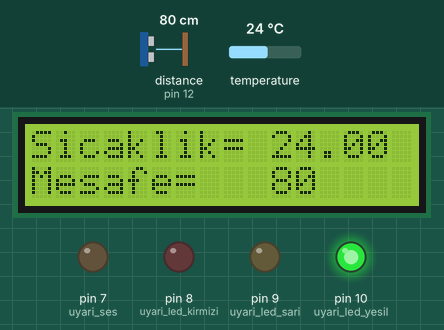
Simulated run of this sketch. Board: Arduino Uno, built with avr-gcc and run on an emulated ATmega328P. Parts: 16×2 character LCD, output pins drawn as LEDs (lit = HIGH). Wiring (inferred from the names in the program): ultrasonic range finder: trigger pin 11; echo pin 12. Dashed ring = blinking. Inputs (shaded band) come from the test bench; at power-on: distance to the obstacle (sensor on pin 12) 80 cm, temperature 24 °C. The echo pulse lasts 58.3 µs per cm; pins used as bus, display or sensor lines are not drawn; what the sketch prints to the serial monitor is not drawn.

Above: at 1.2 s.
1.3 s: distance to the obstacle (sensor on pin 12) set to 33 cm
At 2.2 s:
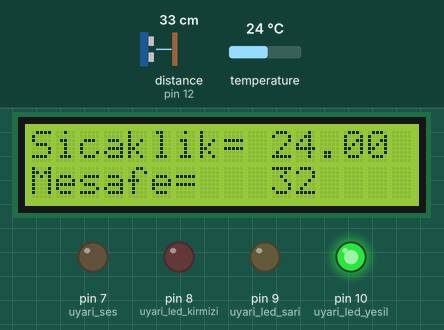
3.2 s: distance to the obstacle (sensor on pin 12) set to 27 cm
At 4.8 s:
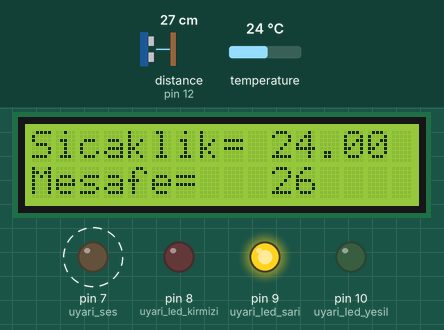
5.6 s: distance to the obstacle (sensor on pin 12) set to 23 cm
At 6.5 s:
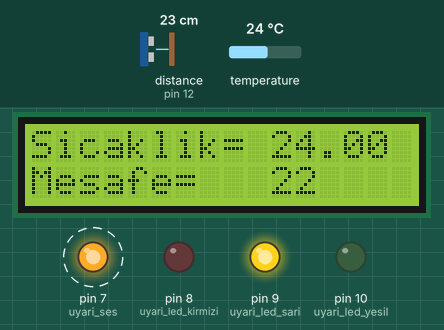
7.4 s: distance to the obstacle (sensor on pin 12) set to 18 cm
At 8.5 s:
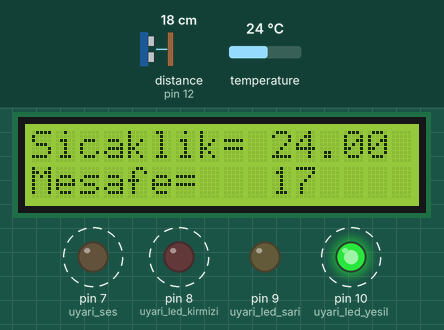
10.1 s: temperature set to 23.3 °C
At 12.2 s:
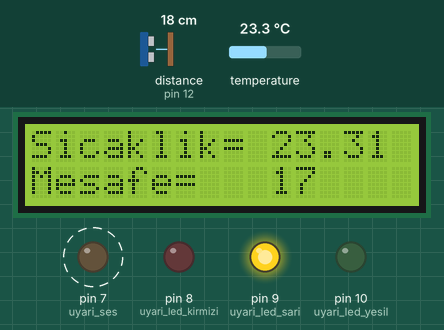
12.3 s: temperature set to 12 °C
At 14.0 s:
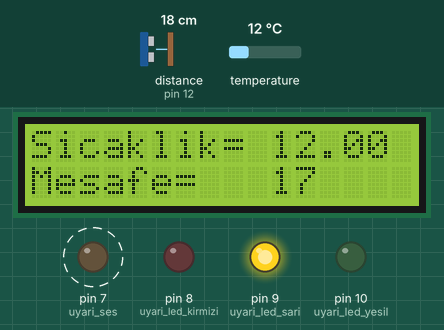
Timing chart, 0 to 15.5 s (numbered marks = the images above; inputs shaded):
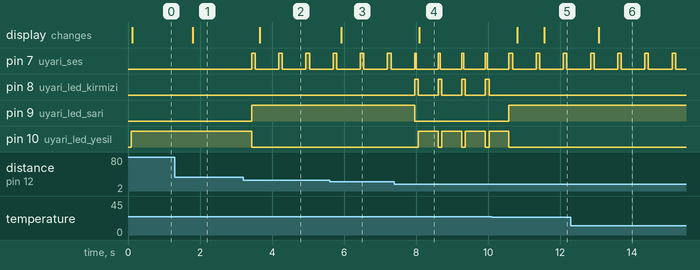

The sketch:

Otonom_Mesafe.ino
```cpp
#include <OneWire.h>// OneWire kütüphanesini ekliyoruz.
#include<LiquidCrystal_I2C.h>
LiquidCrystal_I2C lcd(0x27, 16, 2);

// Sıcaklık sensörünü bağladığımız dijital pini 2 olarak belirliyoruz.
int DS18B20_Pin = 2;

// Sıcaklık Sensörü Giriş-Çıkışı
OneWire ds(DS18B20_Pin);  // 2. Dijital pinde.

const int trig = 11;
const int echo = 12;

int sure = 0,mesafe = 0;
float hiz = 0,degisken = 0;

const int uyari_led_kirmizi = 8;
const int uyari_led_sari = 9;
const int uyari_led_yesil = 10;
const int uyari_ses = 7;

void setup() {
   pinMode(trig,OUTPUT);
   pinMode(echo,INPUT);

   pinMode(uyari_led_kirmizi, OUTPUT);
   pinMode(uyari_led_sari, OUTPUT);
   pinMode(uyari_led_yesil, OUTPUT);
   pinMode(uyari_ses, OUTPUT);

   lcd.begin(16,2);
   Serial.begin(9600); // Seri iletişimi başlatıyoruz.

}

void loop() {
  // temperature değişkenini sıcaklık değerini alma fonksiyonuna bağlıyoruz.
  float temperature = getTemp();


  digitalWrite(trig, HIGH);//ses dalgası uretme
  delayMicroseconds(1000);
  digitalWrite(trig, LOW);

  hiz = (331 * sqrt(1+(temperature/273)))/10000;
  degisken = 1/hiz;
  sure = pulseIn(echo, HIGH);//echo pinini takip eder degiskene atar
  mesafe = (sure/2)/degisken;


  if(temperature>=10 && temperature<24)
      {if(mesafe>=5 && mesafe<15)
          {digitalWrite(uyari_led_kirmizi, HIGH);
          digitalWrite(uyari_led_sari, LOW);
          digitalWrite(uyari_led_yesil, LOW);
          digitalWrite(uyari_ses, HIGH);
          delay(50);
          digitalWrite(uyari_ses, LOW);
          delay(50);}
       if(mesafe>=15 && mesafe<25)
          {digitalWrite(uyari_led_kirmizi, LOW);
          digitalWrite(uyari_led_sari, HIGH);
          digitalWrite(uyari_led_yesil, LOW);
          digitalWrite(uyari_ses, HIGH);
          delay(100);
          digitalWrite(uyari_ses, LOW);
          delay(100);}
       else
          {digitalWrite(uyari_led_kirmizi, LOW);
          digitalWrite(uyari_led_sari,  LOW);
          digitalWrite(uyari_led_yesil, HIGH);}}
  else if(temperature>=24 && temperature<30)
      {if(mesafe>=10 && mesafe<20)
          {digitalWrite(uyari_led_kirmizi, HIGH);
          digitalWrite(uyari_led_sari, LOW);
          digitalWrite(uyari_led_yesil, LOW);
          digitalWrite(uyari_ses, HIGH);
          delay(50);
          digitalWrite(uyari_ses, LOW);
          delay(50);}
       if(mesafe>=20 && mesafe<30)
          {digitalWrite(uyari_led_kirmizi, LOW);
          digitalWrite(uyari_led_sari, HIGH);
          digitalWrite(uyari_led_yesil, LOW);
          digitalWrite(uyari_ses, HIGH);
          delay(100);
          digitalWrite(uyari_ses, LOW);
          delay(100);}
       else
          {digitalWrite(uyari_led_kirmizi, LOW);
          digitalWrite(uyari_led_sari,  LOW);
          digitalWrite(uyari_led_yesil, HIGH);}}
  else if(temperature>=30 && temperature<45)
      {if(mesafe>=15 && mesafe<25)
          {digitalWrite(uyari_led_kirmizi, HIGH);
          digitalWrite(uyari_led_sari, LOW);
          digitalWrite(uyari_led_yesil, LOW);
          digitalWrite(uyari_ses, HIGH);
          delay(50);
          digitalWrite(uyari_ses, LOW);
          delay(50);}
       if(mesafe>=25 && mesafe<35)
          {digitalWrite(uyari_led_kirmizi, LOW);
          digitalWrite(uyari_led_sari, HIGH);
          digitalWrite(uyari_led_yesil, LOW);
          digitalWrite(uyari_ses, HIGH);
          delay(100);
          digitalWrite(uyari_ses, LOW);
          delay(100);}
       else
          {digitalWrite(uyari_led_kirmizi, LOW);
          digitalWrite(uyari_led_sari,  LOW);
          digitalWrite(uyari_led_yesil, HIGH);}}

  Serial.print("Sicaklik: ");
  Serial.println(degisken);
  Serial.print("Mesafe: ");
  Serial.println(hiz);

  lcd.clear();
  lcd.home();
  lcd.print("Sicaklik=");
  lcd.setCursor(10,0);
  lcd.print(temperature);
  lcd.setCursor(0,1);
  lcd.print("Mesafe=");
  lcd.setCursor(10,1);
  lcd.print(mesafe);
  // 1 saniye bekliyoruz. Monitörde saniyede 1 sıcaklık değeri yazmaya devam edecek.
  delay(500);
}

// Aşağıdaki fonksiyon DS18B20 sıcaklık sensörümüzden gelen verileri
// Celcius cinsinden sıcaklık değerlerine çevirmek için kullanılıyor.
// Herhangi bir değişiklik yapmamız gerekmiyor.

float getTemp(){
  //returns the temperature from one DS18S20 in DEG Celsius

  byte data[12];
  byte addr[8];

  if ( !ds.search(addr)) {
      //no more sensors on chain, reset search
      ds.reset_search();
      return -1000;
  }

  if ( OneWire::crc8( addr, 7) != addr[7]) {
      Serial.println("CRC is not valid!");
      return -1000;
  }

  if ( addr[0] != 0x10 && addr[0] != 0x28) {
      Serial.print("Device is not recognized");
      return -1000;
  }

  ds.reset();
  ds.select(addr);
  ds.write(0x44,1); // start conversion, with parasite power on at the end

  byte present = ds.reset();
  ds.select(addr);
  ds.write(0xBE); // Read Scratchpad

  for (int i = 0; i < 9; i++) { // we need 9 bytes
    data[i] = ds.read();
  }

  ds.reset_search();

  byte MSB = data[1];
  byte LSB = data[0];

  float tempRead = ((MSB << 8) | LSB); //using two's compliment
  float TemperatureSum = tempRead / 16;

  return TemperatureSum;


}
```

Measured:
- the behaviour switches between 31 and 30 cm on distance to the obstacle (sensor on pin 12) (found by bisection; images 1 and 2)
- the behaviour switches between 21 and 20 cm on distance to the obstacle (sensor on pin 12) (found by bisection; images 3 and 4)
- the behaviour switches between 24 and 23.9 °C on temperature (found by bisection; images 4 and 5)
- after the input at 1.3 s, the display: changes after 0.50 s (image 1)
- after the input at 3.2 s, pin 7 (uyari_ses): alternates HIGH for 0.10 s and LOW for 0.66 s, starting after 0.23 s; pin 9 (uyari_led_sari): LOW → HIGH after 0.23 s; pin 10 (uyari_led_yesil): HIGH → LOW after 0.23 s; the display: changes after 0.46 s (image 2)
- after the input at 5.6 s, the display: changes after 0.33 s (image 3)
- after the input at 7.4 s, pin 8 (uyari_led_kirmizi): alternates HIGH for 0.10 s and LOW for 0.55 s, starting after 0.56 s; pin 9 (uyari_led_sari): HIGH → LOW after 0.56 s; pin 10 (uyari_led_yesil): alternates HIGH for 0.55 s and LOW for 0.10 s, starting after 0.66 s; the display: changes after 0.69 s (image 4)
- after the input at 10.1 s, pin 8 (uyari_led_kirmizi): stops changing and stays LOW; pin 9 (uyari_led_sari): LOW → HIGH after 0.48 s; pin 10 (uyari_led_yesil): goes on until 10.6 s, then stays LOW; the display: first changes after 0.71 s (image 5 shows a later state)
- after the input at 12.3 s, the display: changes after 0.78 s (image 6)
